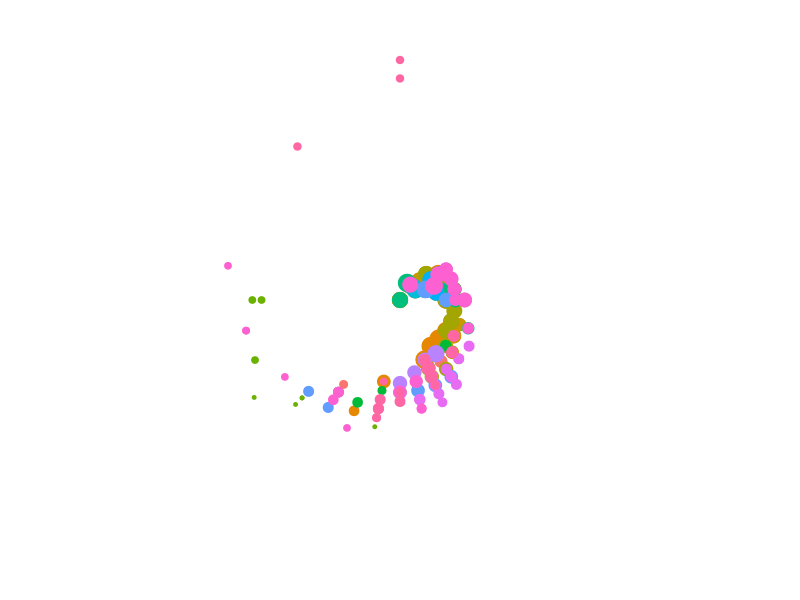
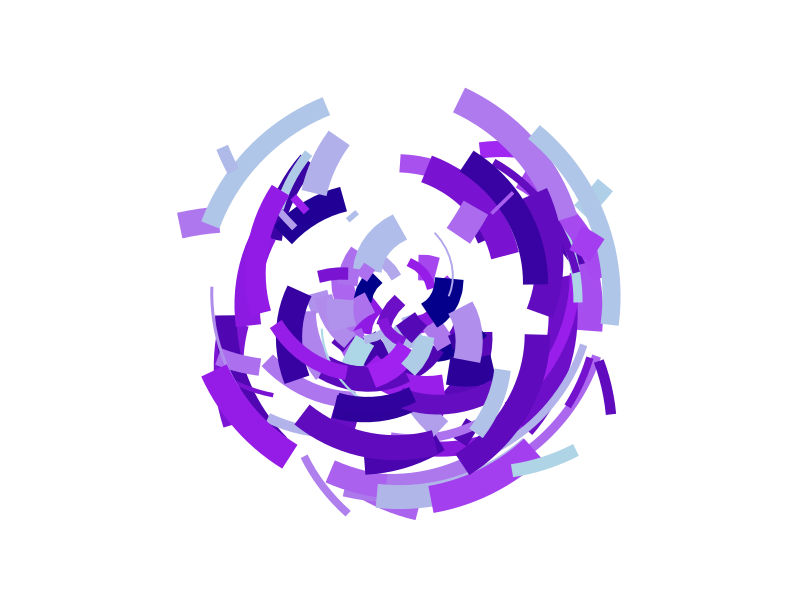
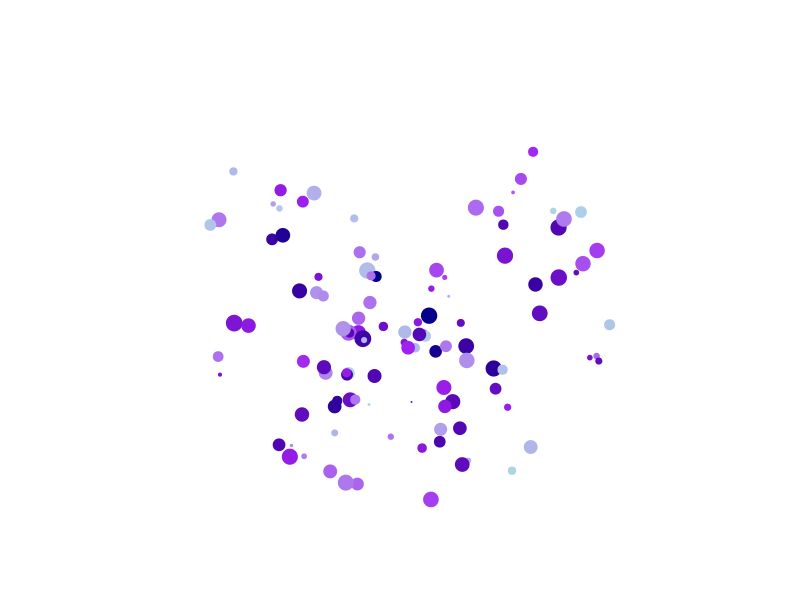

Here is the R script that generated these plots, in order:
## ---- chunk 1
library(ggplot2)
library(tibble)
## ---- chunk 2
mpg %>% 
  ggplot(aes(hwy, cty, color = manufacturer, size = displ)) +
  geom_point(show.legend = FALSE) +
  coord_polar() +
  theme_void() 
## ---- chunk 3
polar_art <- function(seed, n, palette) {
  
  # set the state of the random number generator
  set.seed(seed)
  
  # data frame containing random values for 
  # aesthetics we might want to use in the art
  dat <- tibble(
    x0 = runif(n),
    y0 = runif(n),
    x1 = x0 + runif(n, min = -.2, max = .2),
    y1 = y0 + runif(n, min = -.2, max = .2),
    shade = runif(n), 
    size = runif(n)
  )
  
  # plot segments in various colours, using 
  # polar coordinates and a gradient palette
  dat |> 
    ggplot(aes(
      x = x0,
      y = y0,
      xend = x1,
      yend = y1,
      colour = shade,
      size = size
    )) +
    geom_segment(show.legend = FALSE) +
    coord_polar() +
    scale_y_continuous(expand = c(0, 0)) +
    scale_x_continuous(expand = c(0, 0)) + 
    scale_colour_gradientn(colours = palette) + 
    scale_size(range = c(0, 10)) + 
    theme_void()
}
polar_art(seed = 13, n = 111, palette = c("lightblue", "purple", "darkblue"))
## ---- chunk 4
polar_art_new <- function(seed, n, palette) {
  
  # set the state of the random number generator
  set.seed(seed)
  
  # data frame containing random values for 
  # aesthetics we might want to use in the art
  dat <- tibble(
    x0 = runif(n),
    y0 = runif(n),
    x1 = x0 + runif(n, min = -.2, max = .2),
    y1 = y0 + runif(n, min = -.2, max = .2),
    shade = runif(n), 
    size = runif(n)
  )
  
  # plot segments in various colours, using 
  # polar coordinates and a gradient palette
  dat |> 
    ggplot(aes(
      x = x0,
      y = y0,
      xend = x1,
      yend = y1,
      colour = shade,
      size = size
    )) +
    geom_point(show.legend = FALSE) +
    coord_polar() +
    scale_y_continuous(expand = c(0, 0)) +
    scale_x_continuous(expand = c(0, 0)) + 
    scale_colour_gradientn(colours = palette) + 
    scale_size(range = c(0, 5)) + 
    theme_void()
}
polar_art_new(seed = 13, n = 111, palette = c("lightblue", "purple", "darkblue"))
## ---- chunk 5

